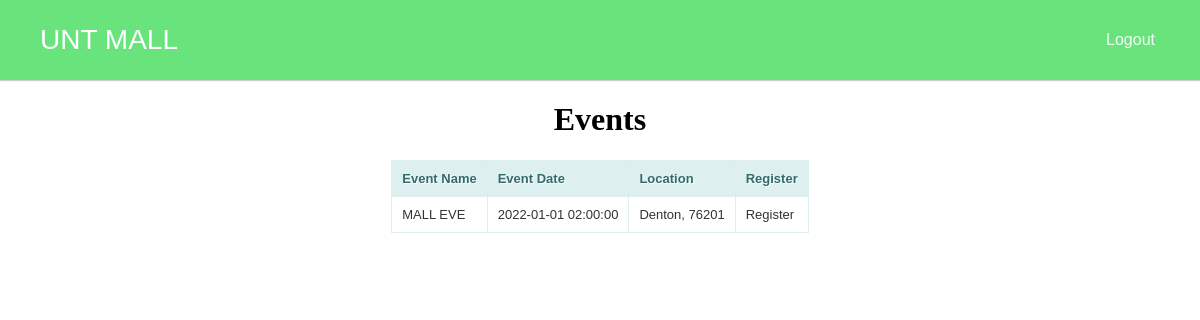
Screenshot of /shoppingmall/Patron/events?mallId=1 with the database file from the repository.
### tables this page shows
CREATE TABLE `mallevent` (
  `mallEventId` int(11) NOT NULL,
  `mallEventName` varchar(50) NOT NULL,
  `mallEventDate` datetime NOT NULL,
  `mallIds` int(11) NOT NULL
);

CREATE TABLE `shoppingmalldetails` (
  `shoppingMallId` int(11) NOT NULL,
  `shoppingMallName` varchar(50) NOT NULL,
  `shoppingMallAddress` varchar(100) NOT NULL,
  `shoppingMallMobile` varchar(12) NOT NULL
);

### shoppingmall/application/controllers/Patron.php (called while the page is built, shortened)
<?php
class Patron extends CI_Controller {
    public function events(){
        $data['mallId'] = $_GET['mallId'];
        $this->load->model('PatronModel');
        $data['events'] = $this->PatronModel->getEventsList($data['mallId']);
		$this->load->view('Patron/events.php',$data);
    }
}

### shoppingmall/index.php (called while the page is built, shortened)
<?php
require_once BASEPATH.'core/CodeIgniter.php';

### shoppingmall/application/models/PatronModel.php (called while the page is built, shortened)
<?php
class PatronModel extends CI_Model {
    public function getEventsList($mallId){
        $query = $this->db->query("SELECT * FROM mallevent me LEFT JOIN shoppingmalldetails smd on smd.shoppingMallId = me.mallIds WHERE me.mallIds=$mallId");
        return $query->result();
    }
}

### shoppingmall/application/views/Patron/events.php (the view, shortened to what this page needs)
<html>
    <head>
    </head>
    <body>
        <h1>Events</h1>
        <table>
            <thead>
                <th>Event Name</th>
                <th>Event Date</th>
                <th>Location</th>
                <th>Register</th>
            </thead>
            <tbody>
                <?php for($i=0;$i<count($events);$i++){ ?>
                <tr>
                    <td><?php echo $events[$i]->mallEventName; ?></td>
                    <td><?php echo $events[$i]->mallEventDate; ?></td>
                    <td><?php echo $events[$i]->shoppingMallAddress; ?></td>
                    <td>Register</td>
                </tr>
                <?php  } ?>
            </tbody>
        </table>
    </body>
</html>

### shoppingmall/application/views/Patron/events.php (style rules this page uses)
h1 { text-align: center; }
table { border: solid 1px #DDEEEE; border-collapse: collapse; border-spacing: 0; font: normal 13px Arial, sans-serif; margin: auto; }
table thead th { background-color: #DDEFEF; border: solid 1px #DDEEEE; color: #336B6B; padding: 10px; text-align: left; text-shadow: 1px 1px 1px #fff; }
table tbody td { border: solid 1px #DDEEEE; color: #333; padding: 10px; text-shadow: 1px 1px 1px #fff; }

### shoppingmall/application/views/header.php (style rules this page uses)
body { margin: 0; }

### rows the page displays
mallevent: mallEventName "MALL EVE", mallEventDate "2022-01-01 02:00:00", mallIds.shoppingMallAddress "Denton, 76201"
